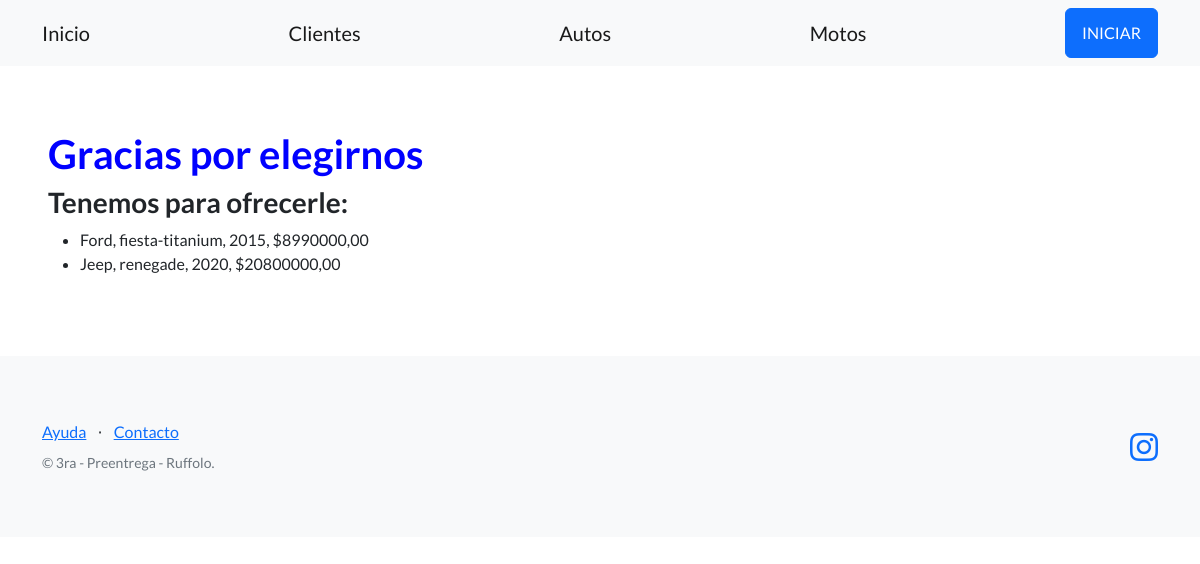
Page /ficheros/autos/ on the committed database.
### Ficheros/models.py (models this page shows, shortened)
class Auto(models.Model):
    marca = models.CharField(max_length=100)
    modelo = models.CharField(max_length=128)
    año = models.PositiveIntegerField()
    precio = models.DecimalField(max_digits=10, decimal_places=2)

### Ficheros/views.py (the view)
# urls.py: path("autos/", listar_autos, name="lista_autos"),
def listar_autos(request):
    contexto ={
        "autos" : Auto.objects.all()
    }
    http_response = render(
        request=request,
        template_name='Ficheros/lista_autos.html',
        context=contexto,
    )
    return http_response

### Ficheros/templates/Ficheros/lista_autos.html (shortened to what this page needs)
{% extends "base.html" %}
    {% block contenido %}
    <h1 style="color:blue;">
      Gracias por elegirnos
    </h1>
    <h3>Tenemos para ofrecerle:</h3>
    <ul>
    {% for auto in autos %}
    <li>
      {{ auto.marca}}, {{ auto.modelo}}, {{auto.año}}, ${{auto.precio}}
    </li>
    {% endfor %}
    </ul>
    {% endblock contenido %}

### rows in the picture
Auto: marca "Ford", modelo "fiesta-titanium", año "2015", precio "8990000,00"
Auto: marca "Jeep", modelo "renegade", año "2020", precio "20800000,00"
